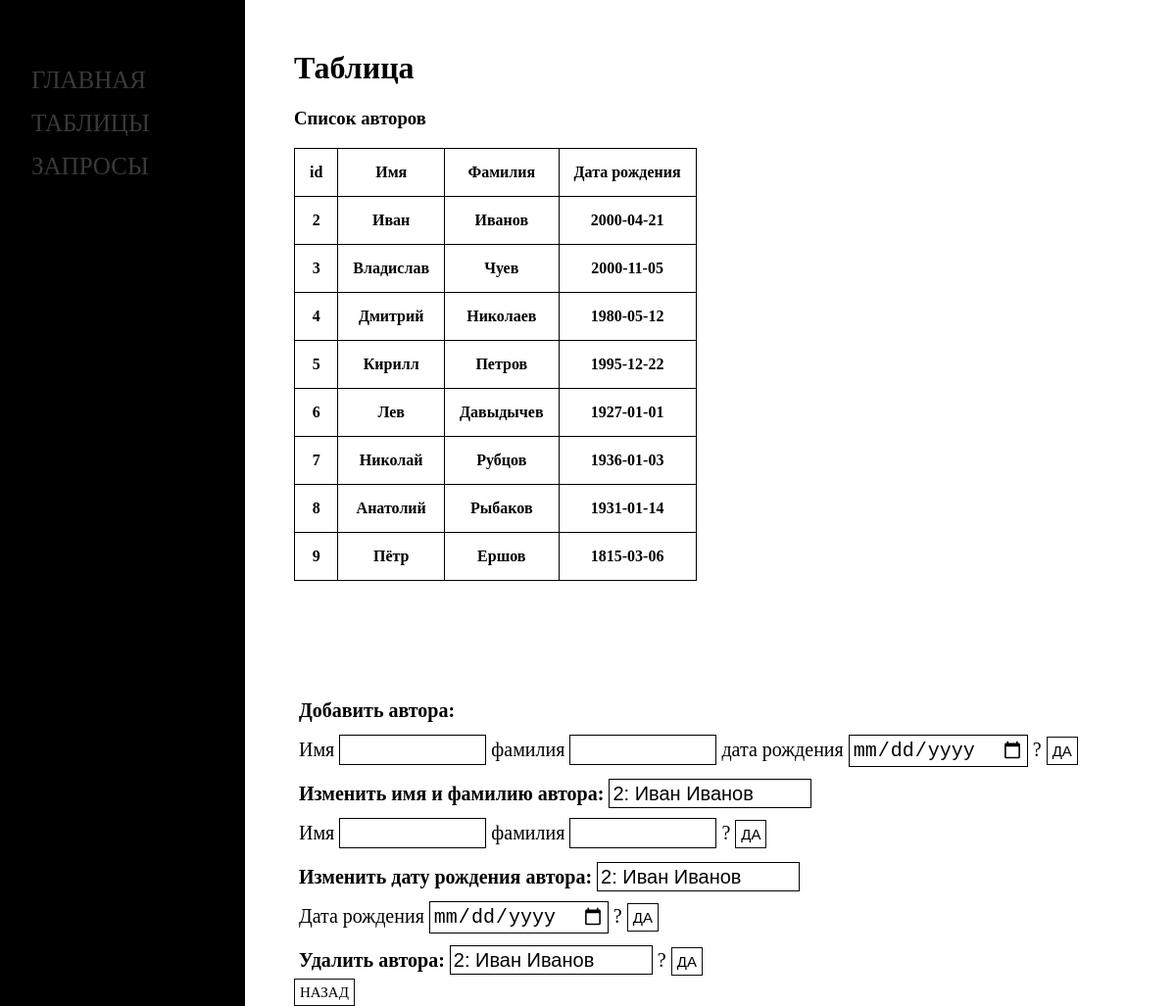
Page /php/author_table.php on the committed database.
### tables this page shows
CREATE TABLE IF NOT EXISTS author (
    id INT AUTO_INCREMENT PRIMARY KEY,
    fname VARCHAR(30) NOT NULL,
    sname VARCHAR(30) NOT NULL,
    dob DATE NOT NULL
);

### php/author_table.php (the view, shortened to what this page needs)
<?
$buffer = ob_get_contents();
$title = "Список авторов";
$buffer = preg_replace('/(<title>)(.*?)(<\/title>)/i', '$1' . $title . '$3', $buffer);
echo $buffer;
?>
    <h1>Таблица</h1>
    <h3>Список авторов</h3>
    <table>
        <tr>
            <th>id</th>
            <th>Имя</th>
            <th>Фамилия</th>
            <th>Дата рождения</th>
        </tr>
        <?
        $db = Utils::getPDO();
        foreach ($db->query("SELECT id, fname, sname, dob FROM author;") as $row) {
            echo "<tr>
            <th>{$row['id']}</th>
            <th>{$row['fname']}</th>
            <th>{$row['sname']}</th>
            <th>{$row['dob']}</th>
            </tr>";
        }
        ?>
    </table>
    <div class="operations">
        <form action="handler.php" class="operation" method="post">
            <span>
                <b>Добавить автора: </b><br>
            Имя
                <input type="text" name="author_fname" required>
            фамилия
                <input type="text" name="author_sname" required>
            дата рождения
                <input type="date" name="author_dob" required>
            ?
                <input type="submit" value="Да">
        </span>
        </form>
        <form action="handler.php" class="operation" method="post">
            <span>
                <b>Изменить имя и фaмилию автора:</b>
                    <select name="id_author_selector" required>
                    <?
                    $db = Utils::getPDO();
                     foreach ($db->query("SELECT id, fname, sname FROM author;") as $row) {
                    echo "<option value='{$row['id']}'>{$row['id']}: {$row['fname']} {$row['sname']}</option>";
                     }
                     ?>
                    </select><br>
                Имя
                    <input type="text" name="new_author_fname" required>
                фамилия
                    <input type="text" name="new_author_sname" required>
                ?
                    <input type="submit" value="Да">
            </span>
        </form>
        <form action="handler.php" class="operation" method="post">
            <span>
                <b>Изменить дату рождения автора:</b>
                <select name="id_author_selector" required>
                  <?
                  $db = Utils::getPDO();
                  foreach ($db->query("SELECT id, fname, sname FROM author;") as $row) {
                      echo "<option value='{$row['id']}'>{$row['id']}: {$row['fname']} {$row['sname']}</option>";
                  }
                  ?>
                </select><br>
            Дата рождения
                <input type="date" name="new_author_dob">
            ?
                <input type="submit" value="Да">
            </span>
        </form>
        <form action="handler.php" class="operation" method="post">
            <span>
                <b>Удалить автора:</b>
            <select name="id_author_selector" required>
                <?
                $db = Utils::getPDO();
                foreach ($db->query("SELECT id, fname, sname FROM author;") as $row) {
                    echo "<option value='{$row['id']}'>{$row['id']}: {$row['fname']} {$row['sname']}</option>";
                }
                ?>
            </select>
             ?
            <input type="submit" value="Да">
            </span>
        </form>
    </div>
    <a href="tables_index.php" class="back_button"> Назад</a>

### php/css/style.css (style rules this page uses)
table, th, td { border: 1px solid black; border-collapse: collapse; }
th { padding: 15px; }
table { margin-bottom: 7rem; }
.sidenav { height: 100%; width: 250px; position: fixed; z-index: 1; top: 0; left: 0; background-color: #000000; display: block; padding-top: 60px; }
.sidenav a { padding: 8px 8px 8px 32px; text-decoration: none; font-size: 25px; color: #3b3939; display: block; transition: 0.3s; text-transform: uppercase; }
.content { padding-left: 300px; padding-top: 30px; background-color: #ffffff; height: 100%; }
.operations { font-size: 20px; }
.operations > form { margin: 5px; }
.operations span { line-height: 2; }
.operation { margin: 20px 0; }
.operation input, select, input[type ="number"] { -webkit-appearance: none; border: 1px solid black; font-size: inherit; }
.operation input[type='text'], input[type='email'], input[type='password'], input[type='date'], input[type='number'], textarea, select { padding: 3px; color: inherit; background-color: #ffffff; }
input[type="text"] { width: 150px; }
.back_button, input[type="submit"] { padding: 5px; text-decoration: none; color: inherit; font-size: 15px; text-transform: uppercase; border: 1px solid rgb(11, 11, 12); background-color: inherit; }
body { margin: 0; padding: 0; }

### rows in the picture
author: id "2", fname "Иван", sname "Иванов", dob "2000-04-21"
author: id "3", fname "Владислав", sname "Чуев", dob "2000-11-05"
author: id "4", fname "Дмитрий", sname "Николаев", dob "1980-05-12"
author: id "5", fname "Кирилл", sname "Петров", dob "1995-12-22"
author: id "6", fname "Лев", sname "Давыдычев", dob "1927-01-01"
author: id "7", fname "Николай", sname "Рубцов", dob "1936-01-03"
author: id "8", fname "Анатолий", sname "Рыбаков", dob "1931-01-14"
author: id "9", fname "Пётр", sname "Ершов", dob "1815-03-06"

### other values in the picture
form field id_author_selector "2: Иван Иванов"
